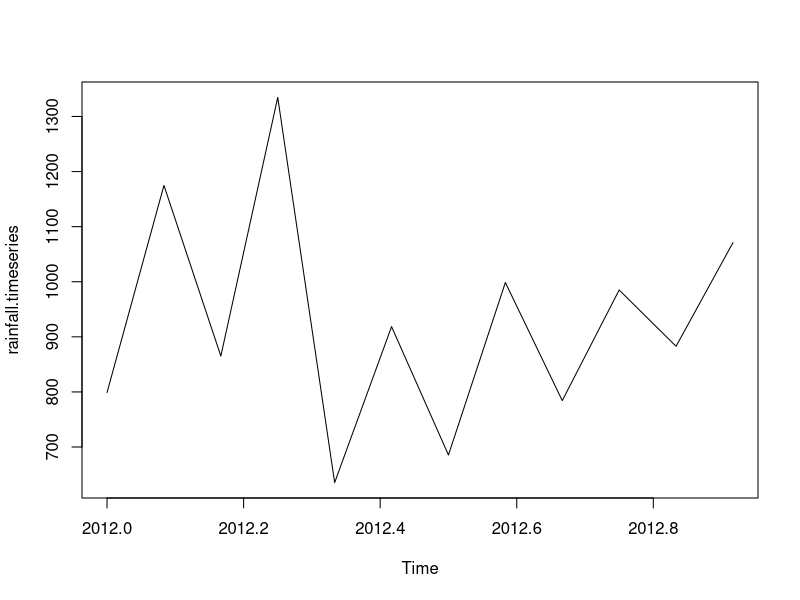
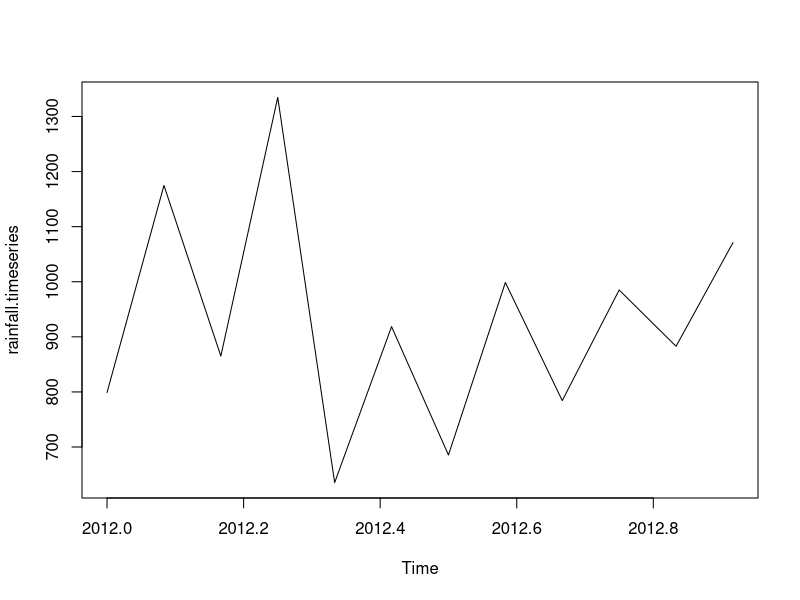

The R script that drew these images, in order:
rainfall<-c(799,1174.8,865.1,1334.6,635.4,918.5,685.5,998.6,784.2,985,882.8,1071)
rainfall.timeseries<-ts(rainfall,start = c(2012,1),frequency = 12)
print(rainfall.timeseries)
png(file='E:\\TY_Anushka_Sanika\\SEM_6\\BI\\our_BI_prac\\rainfall.png')

plot(rainfall.timeseries)
dev.off()
plot(rainfall.timeseries)